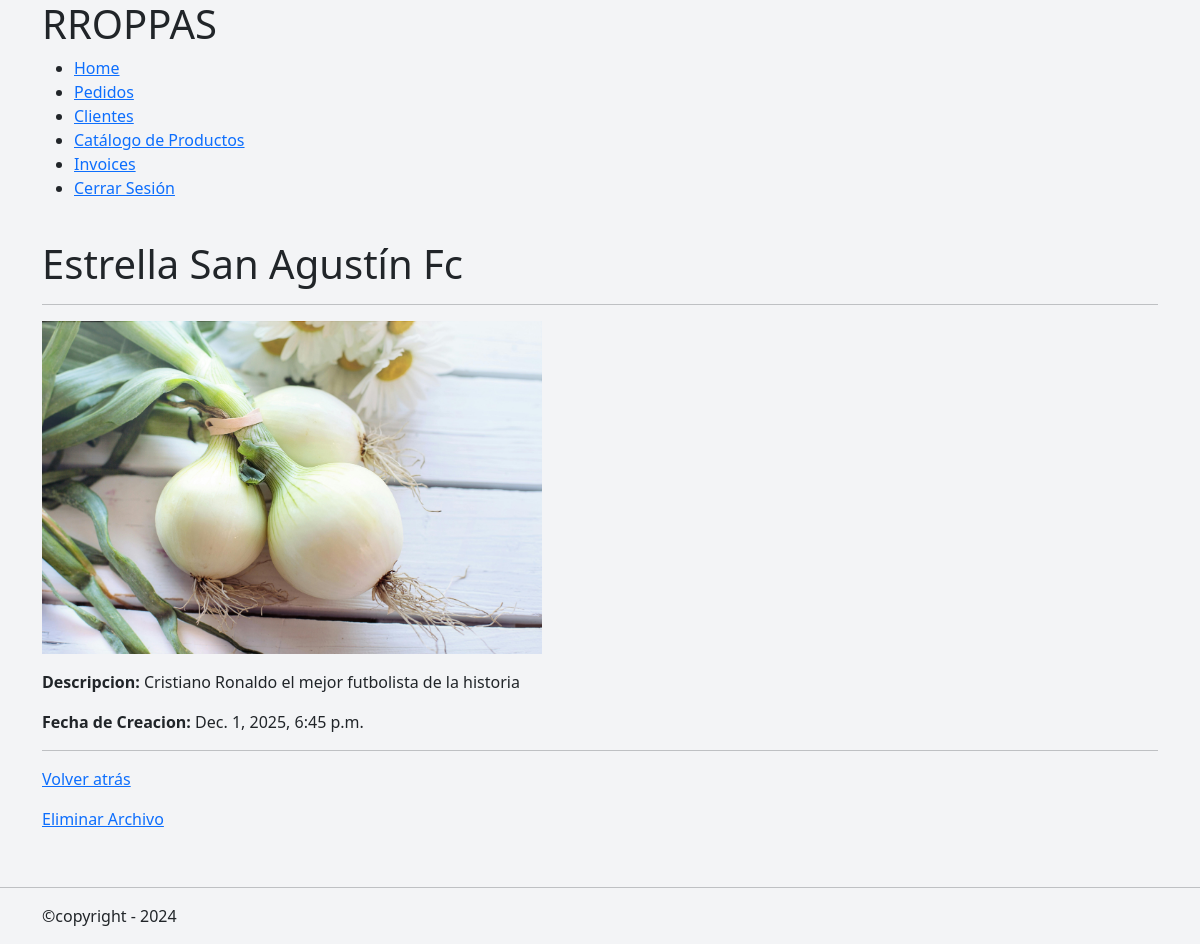
/clients/file/detail/8 (signed in), run on the app's committed database.
### clients/models.py (models this page shows, shortened)
class ClientFile(models.Model):
    client=models.ForeignKey(
        'Client',
        on_delete=models.CASCADE,
        related_name='files',
    )
    file = models.FileField(
        verbose_name="Archivos",
        upload_to="clients_files",
        null=True,
        blank=True,
    )
    descripcion = models.TextField(
        verbose_name='Descripcion de archivo',
        null=True,
        blank=True,
    )
    created_at=models.DateTimeField(
        verbose_name='Fecha de Creación de archivo',
        default=timezone.now,
        )

class Client(models.Model):
    TIPOS_CLIENTE = [
        ("club deportivo", "Club deportivo"),
        ("colegio", "Colegio"),
        ("ayuntamiento", "Ayuntamiento"),
        ("universidad", "Universidad"),
        ("empresa", "Empresa"),
        ("particular", "Particular"),
    ]
    name = models.CharField(
        verbose_name='Nombre',
        max_length=255,
    )
    tipo = models.CharField(
        verbose_name='Tipo de Cliente',
        choices=TIPOS_CLIENTE
    )
    cif_nif = models.CharField(
        verbose_name='CIF/NIF',
        max_length=20,
        blank=True,
        null=True,
    )
    t_number = models.CharField(
        verbose_name='Nº teléfono',
        max_length=30,
        null=True,
        blank=True
    )
    email= models.EmailField(
        blank=True,
    )
    direccion=models.TextField(
        verbose_name='Direccion',
        max_length=100,
        blank=True,
        null=True,
    )
    other=models.TextField(
        verbose_name='Otra información',
        blank=True,
        null=True,
    )
    created_at=models.DateTimeField(
        verbose_name='Fecha de Creación',
        default=timezone.now,
        )

### clients/views/clients_view.py (the view)
# urls.py: path('file/detail/<pk>', ClientFileDetailView.as_view(), name='clients_files_detail'),
@method_decorator(login_required, name='dispatch')
class ClientFileDetailView(DetailView):
    model = ClientFile
    template_name = 'general/client_file_detail.html'
    context_object_name = 'file'

### mini_erp/templates/general/client_file_detail.html (shortened to what this page needs)
{% extends "general/layout.html" %}
{% block contenido %}
<div class="container">
    <h1>{% block h1 %}{{ file.client.name }}{% endblock %}</h1>
<hr>
            <p><img src="{{ file.file.url }}" alt="" width=500></p>
            <p><strong>Descripcion:</strong> {{ file.descripcion}}</p>
            <p><strong>Fecha de Creacion:</strong> {{ file.created_at}}</p>
<hr>
    <p><a href="{% url 'clients:clients_detail' file.client.pk %}">Volver atrás</a></p>
    <p><a href="{% url 'clients:clients_file_delete' file.pk %}">Eliminar Archivo</a></p>
</div>
{% endblock %}

### mini_erp/static/orders/css/orders.css (style rules this page uses)
body { background-color: #f3f4f6; }

### data on the page
ClientFile: client.name "Estrella San Agustín Fc", file (picture), descripcion "Cristiano Ronaldo el mejor futbolista de la historia", created_at "Dec. 1, 2025, 6:45 p.m."
